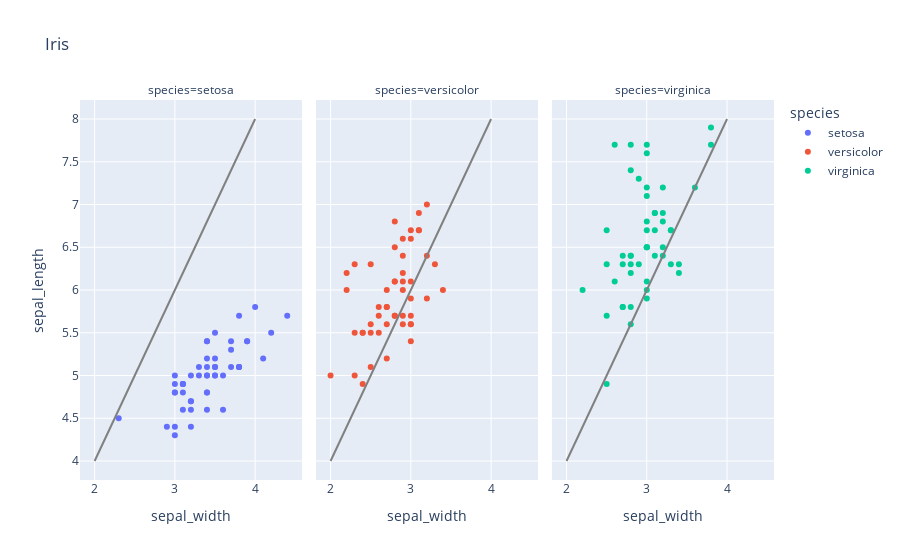

Notebook cell for this chart:
### Code cell
ref_line = go.Scatter(x=[2, 4], y=[4, 8], mode="lines", line=go.scatter.Line(color="gray"), showlegend=False)
fig.add_trace(ref_line, row=1, col=1)
fig.add_trace(ref_line, row=1, col=2)
fig.add_trace(ref_line, row=1, col=3)

### Figure 1 — Plotly figure (JSON) as saved in the notebook; plotly's stock layout.template omitted (floating-point values rounded to 4 significant figures)
{"data": [{"hovertemplate": "species=setosa<br>sepal_width=%{x}<br>sepal_length=%{y}<extra></extra>", "legendgroup": "setosa", "marker": {"color": "#636efa", "symbol": "circle"}, "mode": "markers", "name": "setosa", "showlegend": true, "type": "scatter", "x": [3.5, 3, 3.2, 3.1, 3.6, 3.9, 3.4, 3.4, 2.9, 3.1, 3.7, 3.4, 3, 3, 4, 4.4, 3.9, 3.5, 3.8, 3.8, 3.4, 3.7, 3.6, 3.3, 3.4, 3, 3.4, 3.5, 3.4, 3.2, 3.1, 3.4, 4.1, 4.2, 3.1, 3.2, 3.5, 3.1, 3, 3.4, 3.5, 2.3, 3.2, 3.5, 3.8, 3, 3.8, 3.2, 3.7, 3.3], "xaxis": "x", "y": [5.1, 4.9, 4.7, 4.6, 5, 5.4, 4.6, 5, 4.4, 4.9, 5.4, 4.8, 4.8, 4.3, 5.8, 5.7, 5.4, 5.1, 5.7, 5.1, 5.4, 5.1, 4.6, 5.1, 4.8, 5, 5, 5.2, 5.2, 4.7, 4.8, 5.4, 5.2, 5.5, 4.9, 5, 5.5, 4.9, 4.4, 5.1, 5, 4.5, 4.4, 5, 5.1, 4.8, 5.1, 4.6, 5.3, 5], "yaxis": "y"}, {"hovertemplate": "species=versicolor<br>sepal_width=%{x}<br>sepal_length=%{y}<extra></extra>", "legendgroup": "versicolor", "marker": {"color": "#EF553B", "symbol": "circle"}, "mode": "markers", "name": "versicolor", "showlegend": true, "type": "scatter", "x": [3.2, 3.2, 3.1, 2.3, 2.8, 2.8, 3.3, 2.4, 2.9, 2.7, 2, 3, 2.2, 2.9, 2.9, 3.1, 3, 2.7, 2.2, 2.5, 3.2, 2.8, 2.5, 2.8, 2.9, 3, 2.8, 3, 2.9, 2.6, 2.4, 2.4, 2.7, 2.7, 3, 3.4, 3.1, 2.3, 3, 2.5, 2.6, 3, 2.6, 2.3, 2.7, 3, 2.9, 2.9, 2.5, 2.8], "xaxis": "x2", "y": [7, 6.4, 6.9, 5.5, 6.5, 5.7, 6.3, 4.9, 6.6, 5.2, 5, 5.9, 6, 6.1, 5.6, 6.7, 5.6, 5.8, 6.2, 5.6, 5.9, 6.1, 6.3, 6.1, 6.4, 6.6, 6.8, 6.7, 6, 5.7, 5.5, 5.5, 5.8, 6, 5.4, 6, 6.7, 6.3, 5.6, 5.5, 5.5, 6.1, 5.8, 5, 5.6, 5.7, 5.7, 6.2, 5.1, 5.7], "yaxis": "y2"}, {"hovertemplate": "species=virginica<br>sepal_width=%{x}<br>sepal_length=%{y}<extra></extra>", "legendgroup": "virginica", "marker": {"color": "#00cc96", "symbol": "circle"}, "mode": "markers", "name": "virginica", "showlegend": true, "type": "scatter", "x": [3.3, 2.7, 3, 2.9, 3, 3, 2.5, 2.9, 2.5, 3.6, 3.2, 2.7, 3, 2.5, 2.8, 3.2, 3, 3.8, 2.6, 2.2, 3.2, 2.8, 2.8, 2.7, 3.3, 3.2, 2.8, 3, 2.8, 3, 2.8, 3.8, 2.8, 2.8, 2.6, 3, 3.4, 3.1, 3, 3.1, 3.1, 3.1, 2.7, 3.2, 3.3, 3, 2.5, 3, 3.4, 3], "xaxis": "x3", "y": [6.3, 5.8, 7.1, 6.3, 6.5, 7.6, 4.9, 7.3, 6.7, 7.2, 6.5, 6.4, 6.8, 5.7, 5.8, 6.4, 6.5, 7.7, 7.7, 6, 6.9, 5.6, 7.7, 6.3, 6.7, 7.2, 6.2, 6.1, 6.4, 7.2, 7.4, 7.9, 6.4, 6.3, 6.1, 7.7, 6.3, 6.4, 6, 6.9, 6.7, 6.9, 5.8, 6.8, 6.7, 6.7, 6.3, 6.5, 6.2, 5.9], "yaxis": "y3"}, {"line": {"color": "gray"}, "mode": "lines", "showlegend": false, "type": "scatter", "x": [2, 4], "xaxis": "x", "y": [4, 8], "yaxis": "y"}, {"line": {"color": "gray"}, "mode": "lines", "showlegend": false, "type": "scatter", "x": [2, 4], "xaxis": "x2", "y": [4, 8], "yaxis": "y2"}, {"line": {"color": "gray"}, "mode": "lines", "showlegend": false, "type": "scatter", "x": [2, 4], "xaxis": "x3", "y": [4, 8], "yaxis": "y3"}], "layout": {"annotations": [{"font": {}, "showarrow": false, "text": "species=setosa", "x": 0.16, "xanchor": "center", "xref": "paper", "y": 1, "yanchor": "bottom", "yref": "paper"}, {"font": {}, "showarrow": false, "text": "species=versicolor", "x": 0.5, "xanchor": "center", "xref": "paper", "y": 1, "yanchor": "bottom", "yref": "paper"}, {"font": {}, "showarrow": false, "text": "species=virginica", "x": 0.84, "xanchor": "center", "xref": "paper", "y": 1, "yanchor": "bottom", "yref": "paper"}], "autosize": true, "legend": {"title": {"text": "species"}, "tracegroupgap": 0}, "title": {"text": "Iris"}, "xaxis": {"anchor": "y", "autorange": true, "domain": [0, 0.32], "range": [1.792, 4.608], "title": {"text": "sepal_width"}, "type": "linear"}, "xaxis2": {"anchor": "y2", "autorange": true, "domain": [0.34, 0.66], "matches": "x", "range": [1.792, 4.608], "title": {"text": "sepal_width"}, "type": "linear"}, "xaxis3": {"anchor": "y3", "autorange": true, "domain": [0.68, 1.0], "matches": "x", "range": [1.792, 4.608], "title": {"text": "sepal_width"}, "type": "linear"}, "yaxis": {"anchor": "x", "autorange": true, "domain": [0, 1], "range": [3.778, 8.222], "title": {"text": "sepal_length"}, "type": "linear"}, "yaxis2": {"anchor": "x2", "autorange": true, "domain": [0, 1], "matches": "y", "range": [3.778, 8.222], "showticklabels": false, "type": "linear"}, "yaxis3": {"anchor": "x3", "autorange": true, "domain": [0, 1], "matches": "y", "range": [3.778, 8.222], "showticklabels": false, "type": "linear"}}}
